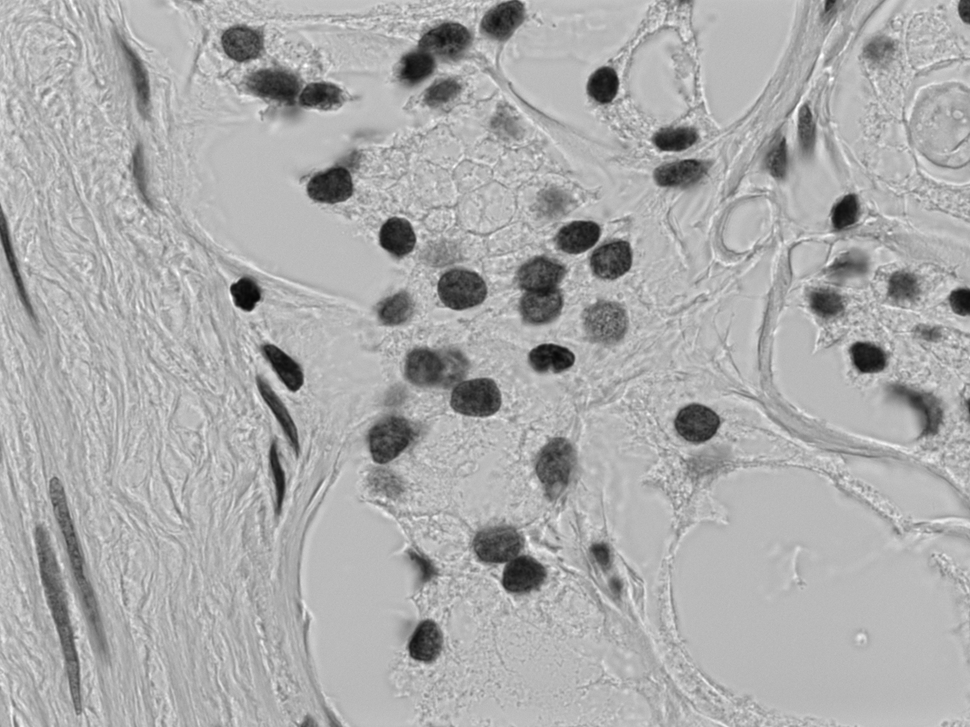
#> input picture oblig_1/cellekjerner.png, 970 x 727 px, shrunk from 1388 x 1040 before the run
$ python oppgave2.py
#> lines starting #> are read from the running program, lines starting #| are printed output that depends on the picture
from imageio import imread, imwrite
import numpy as np
import matplotlib.pyplot as plt


# Generell implementasjon av konvolusjon
def generellkonvolusjon(image, filter):
    M,N = image.shape
    O,P = filter.shape

    # Rotere filteret 180 grader
    filter = np.rot90(np.rot90(filter))

    # m = O = 2a + 1
    a = int((O-1)/2)
    # n = P = 2b + 1
    b = int((P-1)/2)

    overlapp = np.pad(image,((a,a),(b,b)), mode='edge')
    f_out = np.zeros((M,N))

    for i in range(M):
        for j in range(N):
            verdi = overlapp[i:(i+2*a+1),j:(j+2*b+1)]*filter
            f_out[i,j] = np.sum(verdi)

    return f_out

# Gauss filteret
def gaussf(sigma):
    # filterets dimensjoner
    dim = round(1 + 8*sigma)
    N, M = dim, dim
    f_out = np.zeros((N, M))
    # Senterpikselen
    senter = int((dim-1)/2)
    sum = 0
    for i in range(-senter, senter+1):
        for j in range(-senter, senter+1):
            a = np.exp(-((i ** 2 + j ** 2) / (2.0 * sigma ** 2))) * (1 / (2.0 * np.pi * sigma**2))
            f_out[senter + i, senter + j] = a
            sum+=a

    return f_out/sum

# Finne gradient retning og magnitude
def gradient_estimering(bilde):
    # Symmetrisk 1D-operator
    h_x = np.array([[0,1,0],
                   [0,0,0],
                   [0,-1,0]])

    h_y = np.array([[0,0,0],
                   [1,0,-1],
                   [0,0,0]])

    # Finner de horisontale kantene
    g_x = generellkonvolusjon(bilde, h_x)
    # Finner de vertikale kantene
    g_y = generellkonvolusjon(bilde, h_y)

    # Gradient-magnitude
    magnitude = np.sqrt(g_x**2+g_y**2)
    max = np.max(magnitude)
    min = np.min(magnitude)
    magnitude = ((255 - 0) / (max - min)) * (magnitude - min)


    # Gradientretning
    retning = np.arctan2(g_y,g_x)
    # radianer til grader
    retning = retning*(180/np.pi)

    return magnitude, retning

# Kant-tynning
def kant_tynning(M,theta):
    m,n = theta.shape
    f_out = np.zeros((m, n), dtype=np.int32)


    for i in range(1, m-1):
        for j in range(1, n-1):
            retningen = theta[i, j]
            q = 255
            r = 255

            # Horisontal
            if (0 <= retningen < 22.5) or (retningen < 157.5):
                q = M[i, j + 1]
                r = M[i, j - 1]
            # 45
            elif (22.5 < retningen <= 67.5) or (-112.5 > retningen >= -157.5):
                q = M[i + 1, j - 1]
                r = M[i - 1, j + 1]
            # Vertikal
            elif (67.5 < retningen <= 112.5):
                q = M[i + 1, j]
                r = M[i - 1, j]
            # -45
            elif (112.5 < retningen <= 157.5) or (-22.5 > retningen >= -67.5):
                q = M[i - 1, j - 1]
                r = M[i + 1, j + 1]

            # Gjor ingenting dersom naboene ikke har storre gradientmagnitude
            if (M[i, j] >= q) and (M[i, j] >= r):
                f_out[i, j] = M[i, j]
            # Dersom de har storre gradientmagnitude, settes verdien til 0
            else:
                f_out[i, j] = 0
    return f_out


# Hystereseterskling
def hystereseterskling(g_N, T_l, T_h):
    M, N = g_N.shape
    for i in range(1, M-1):
        for j in range(1, N-1):
            # Sjekker om piksel er lavterskel
            if (g_N[i, j] == T_l):
                # Sjekker om noen av naboene er lik hoyterskel
                if ((g_N[i + 1, j - 1] == T_h) or (g_N[i + 1, j] == T_h) or (g_N[i + 1, j + 1] == T_h)
                    or (g_N[i, j - 1] == T_h) or (g_N[i, j + 1] == T_h)
                    or (g_N[i - 1, j - 1] == T_h) or (g_N[i - 1, j] == T_h) or (g_N[i - 1, j + 1] == T_h)):
                    # Dersom det er slik at minst en av naboene er lik hoyterskel, settes pikselen lik hoyterskel
                    g_N[i, j] = T_h
                else:
                    g_N[i, j] = 0
    return g_N

def canny():
    # testmatriser
    # filter = np.array([[1/9, 1/9, 1/9], [1/9, 1/9, 1/9],[1/9, 1/9, 1/9]])
    # innbilde = np.array([[1, 3, 2, 1], [5, 4, 5, 3], [4, 1, 1, 2], [2, 3, 2, 6]])


    sigma = 3
    Tl = 30
    Th = 85

    cellekjerner = imread("cellekjerner.png", as_gray = True)
#> cellekjerner is the input picture: shape (727, 970) float32; min 5, max 255, mean 171.8

    # Finner gaussfilteret
    filter = gaussf(sigma)

    # Legger paa gaussfilteret
    filtrert_img = generellkonvolusjon(cellekjerner, filter)
#> in generellkonvolusjon, `filter = np.rot90(np.rot90(filter))`:
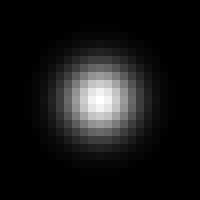
#> filter: shape (25, 25) float64 (shown 8 times larger); min 1.99e-09, max 0.0177, mean 0.0016; drawn with min black and max white
    print("forste steg ferdig")

    # Finner magnitude og retning
    magnitude,retning = gradient_estimering(filtrert_img)
#> in generellkonvolusjon (call 2), `overlapp = np.pad(image,((a,a),(b,b)), mode='edge')`:
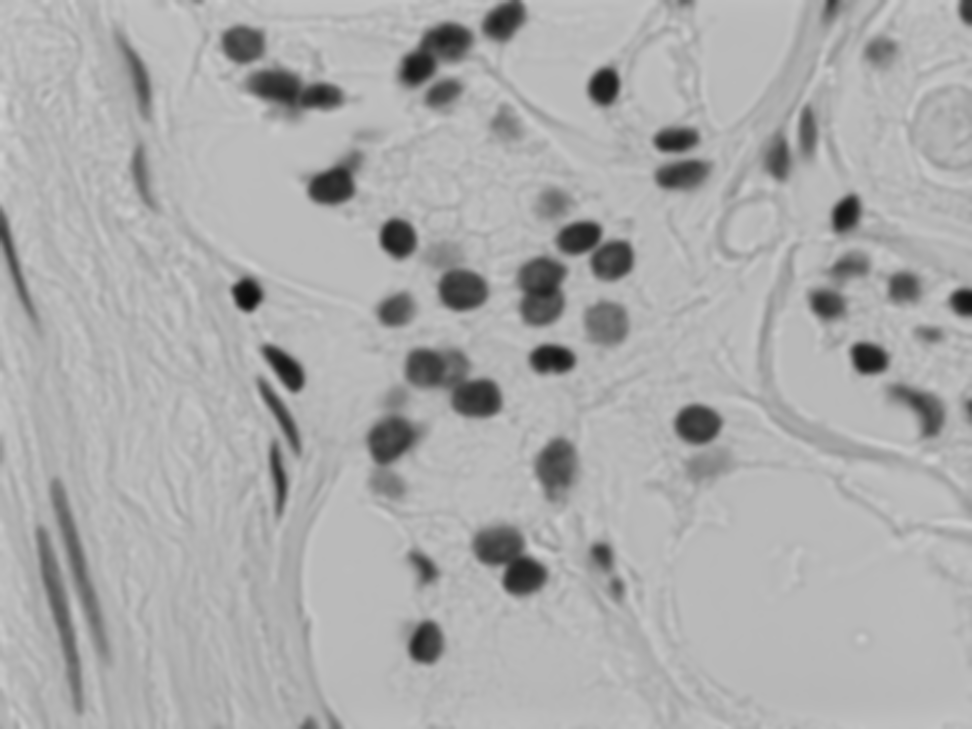
#> overlapp: shape (729, 972) float64; min 11.78, max 210.8, mean 171.8
#> after the loop in generellkonvolusjon (call 2), `for i in range(M):`:
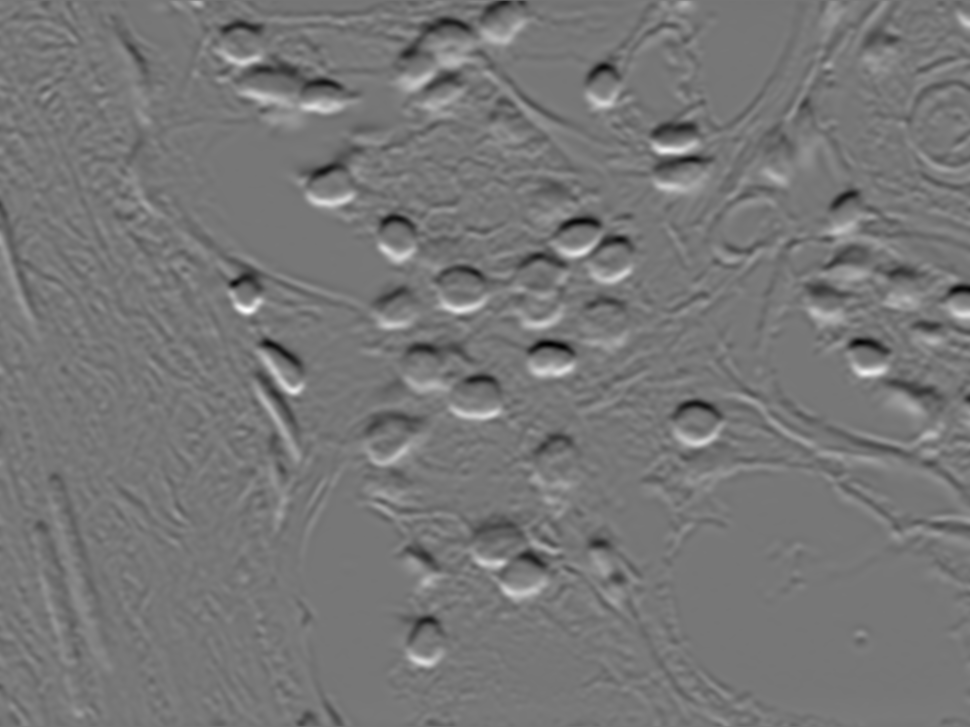
#> f_out: shape (727, 970) float64; min -37.62, max 42.7, mean 0; drawn with min black and max white
#> after the loop in generellkonvolusjon (call 3), `for i in range(M):`:
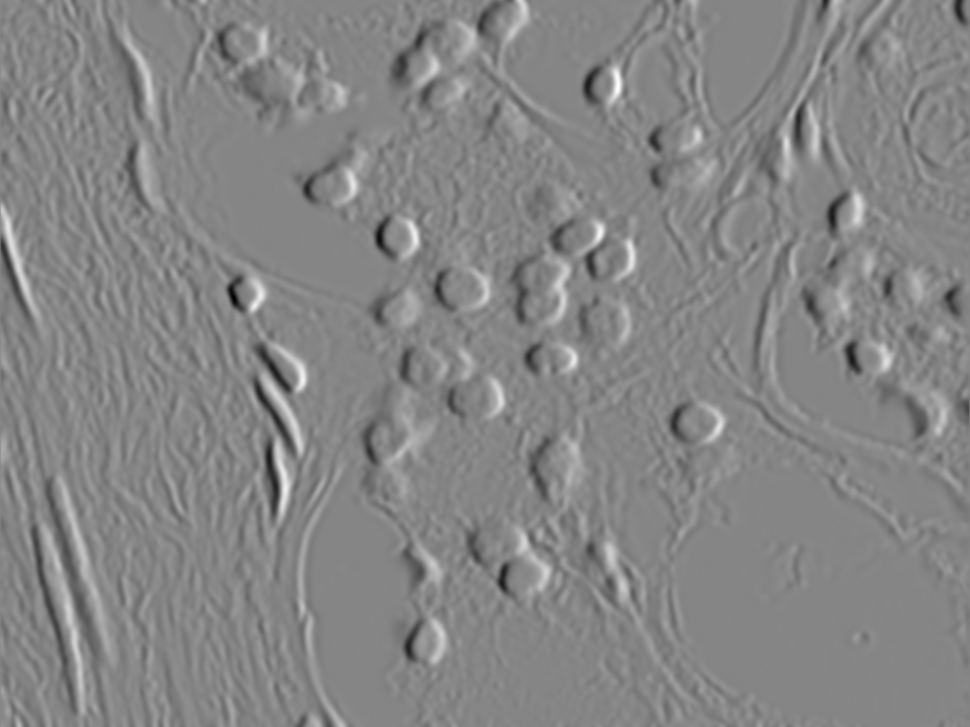
#> f_out: shape (727, 970) float64; min -44.64, max 40.56, mean 0; drawn with min black and max white
#> in gradient_estimering, `magnitude = np.sqrt(g_x**2+g_y**2)`:
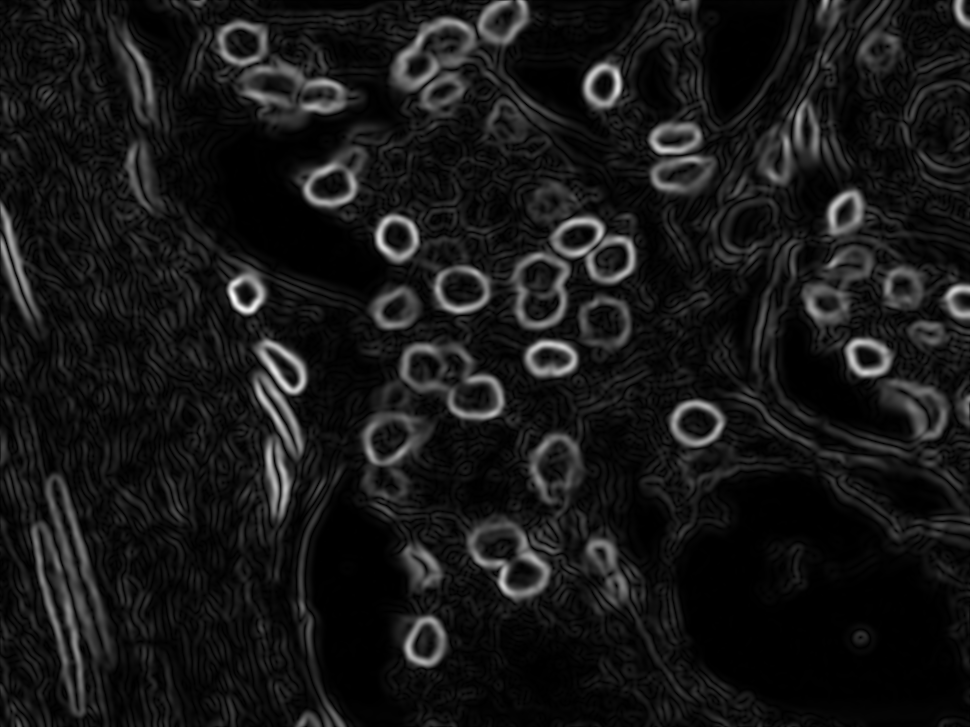
#> magnitude: shape (727, 970) float64; min 0.000268, max 47.13, mean 4.3; drawn with min black and max white
#> in gradient_estimering, `max = np.max(magnitude)`: max = 47.13
#> in gradient_estimering, `min = np.min(magnitude)`: min = 0.000268
#> in gradient_estimering, `retning = np.arctan2(g_y,g_x)`:
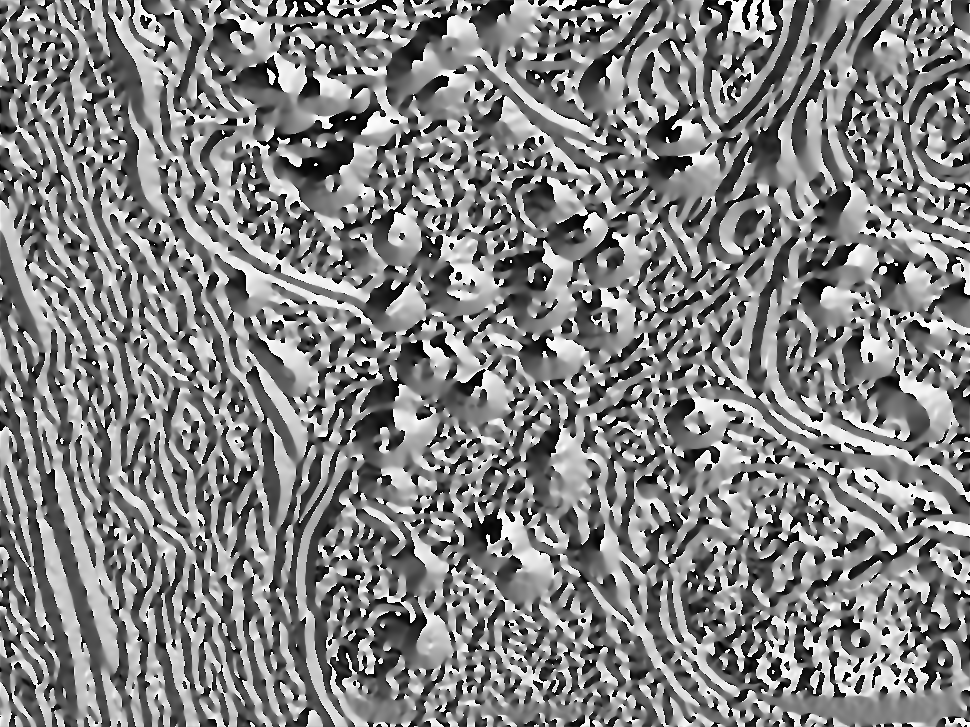
#> retning: shape (727, 970) float64; min -3.14, max 3.14, mean 0.0677; drawn with min black and max white
    print("andre steg ferdig")

    # Kant-tynning
    tynnet_M = kant_tynning(magnitude,retning)
#> after the loop in kant_tynning, `for i in range(1, m-1):`:
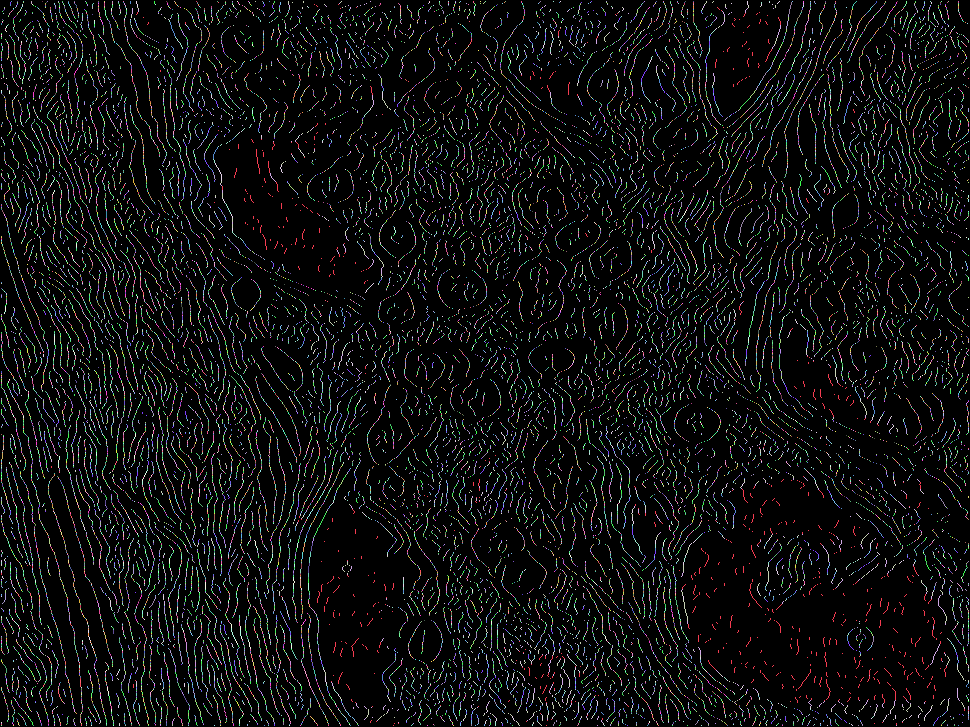
#> f_out: shape (727, 970) int32; 245 distinct labels, from 0 to 254; one colour per label, 0 black
    print("tredje steg ferdig")

    # Hystereseterskling
    tersklet = hystereseterskling(tynnet_M,Tl,Th)
#> after the loop in hystereseterskling, `for i in range(1, M-1):`: g_N: shape (727, 970) int32; 244 distinct labels, from 0 to 254
    print("siste steg ferdig")

    plt.figure()
    plt.imshow(tersklet, cmap='gray', vmin=0, vmax=255)
    plt.title('resultat bildet')

    plt.figure()
    plt.imshow(cellekjerner, cmap='gray', vmin=0, vmax=255)
    plt.title('original')

canny()

plt.show()
